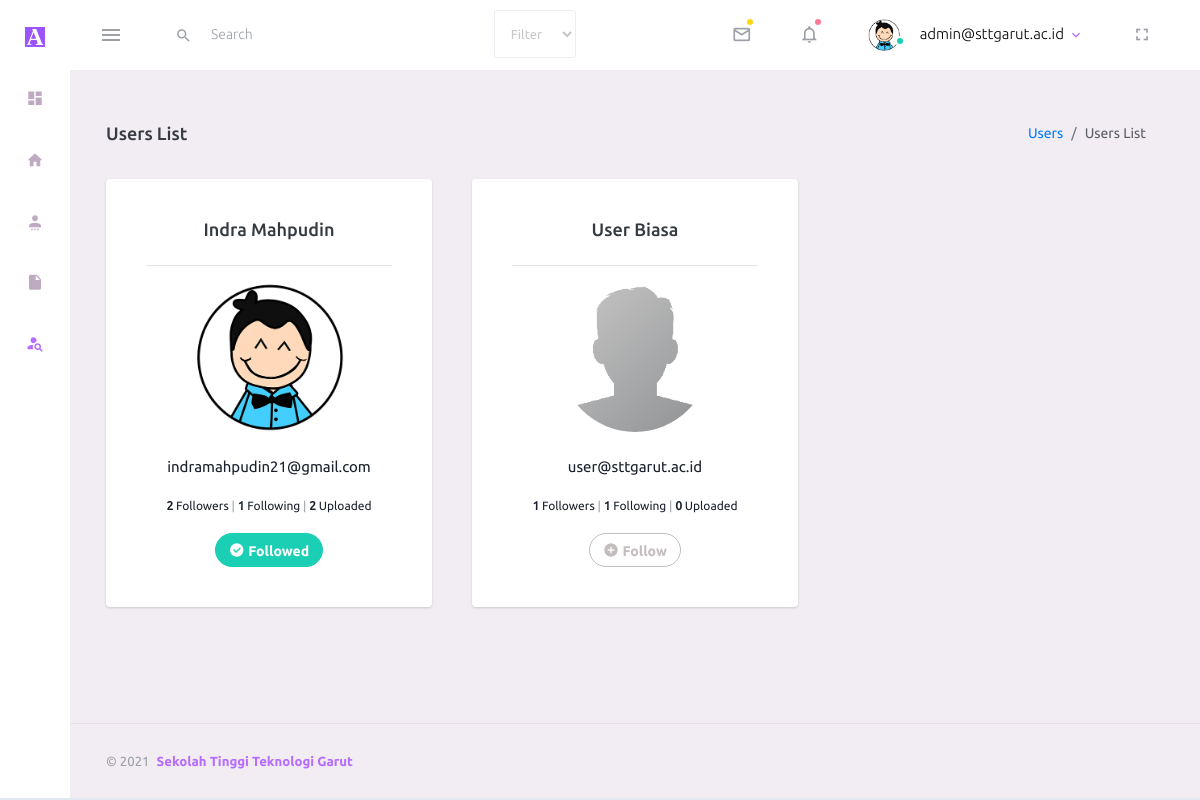
The app's page /menu/users.php (signed in) with its own data.
### tables this page shows
CREATE TABLE `tbl_user` (
  `user_id` int(11) NOT NULL,
  `username` varchar(150) DEFAULT NULL,
  `email` varchar(150) DEFAULT NULL,
  `image` varchar(150) DEFAULT NULL,
  `password` varchar(255) DEFAULT NULL,
  `role_id` int(11) DEFAULT NULL,
  `status` int(11) DEFAULT NULL,
  `date_created` int(11) DEFAULT NULL
);

### menu/users.php (the view, shortened to what this page needs)
<?php
include '../core/autoload.php';
require '../core/functions.php';
$user_id = $_SESSION['user_id'];
$users = query_assoc("SELECT * FROM `tbl_user` WHERE NOT `user_id` = $user_id AND NOT `role_id` = 1");
include '../templates/header.php';
include '../templates/navbar.php';
include '../templates/sidebar.php';
?>
<div class="main-panel">
   <div class="content-wrapper">
      <div class="page-header">
         <h3 class="page-title">Users List</h3>
         <nav aria-label="breadcrumb">
            <ol class="breadcrumb">
               <li class="breadcrumb-item"><a href="../menu/users.php">Users</a></li>
               <li class="breadcrumb-item active" aria-current="page">Users List</li>
            </ol>
         </nav>
      </div>
      <div class="row">
         <?php
         foreach ($users as $user) :
         ?>
            <div class="col-md-4">
               <div class="card">
                  <div class="card-body">
                     <h4 class="card-title mb-4 text-center"><?= $user['username'] ?></h4>
                     <hr class="mb-3">
                     <div class=" row d-flex flex-column text-center align-items-sm-center mb-4">
                        <a href="profile.php?id=<?= $user['user_id'] ?>">
                           <img src="../assets/profile/<?= $user['image'] ?>" style="object-fit: cover;" class="rounded-circle" width="150px" height="150px" alt="">
                        </a>
                     </div>
                     <p class="card-text text-center mb-3">
                        <?= $user['email'] ?>
                     </p>
                     <p class="card-text text-center mb-3">
                        <small><b><?= followers($user['user_id']) ?></b> Followers </small>
                        <small class="text-muted"> | </small>
                        <small><b><?= following($user['user_id']) ?></b> Following </small>
                        <small class="text-muted"> | </small>
                        <small><b><?= uploaded($user['user_id']) ?></b> Uploaded </small>
                     </p>
                     <div class="row d-flext flex-column text-center align-items-sm-center ">
                        <?php
                        btn_follow_rounded($_SESSION['user_id'], $user['user_id']);
                        ?>
                     </div>
                  </div>
               </div>
            </div>
         <?php endforeach; ?>
      </div>
   </div>
   <?php include '../templates/footer.php' ?>

### templates/header.php (shortened to what this page needs)
<!DOCTYPE html>
<html lang="en">
<head>
   <link rel="stylesheet" href="../assets/vendors/mdi/css/materialdesignicons.min.css">
   <link rel="stylesheet" href="../assets/vendors/css/vendor.bundle.base.css">
   <link rel="stylesheet" href="../assets/vendors/@fortawesome/fontawesome-free/css/all.min.css">
   <link rel="stylesheet" href="../assets/vendors/dataTables/bootstrap.css">
   <link rel="stylesheet" href="../assets/vendors/dataTables/dataTables.bootstrap4.min.css">
   <link rel="stylesheet" href="../assets/css/style.css">
   <link rel="stylesheet" href="../assets/css/profile.css">
</head>
<body class="sidebar-icon-only">
   <div class="container-scroller">

### templates/navbar.php (shortened to what this page needs)
<?php
$user_session = get_where("tbl_user", "user_id", $_SESSION['user_id']);
$s_keyword = "";
?>
<nav class="navbar default-layout-navbar col-lg-12 col-12 p-0 fixed-top d-flex flex-row">
   <div class="text-center navbar-brand-wrapper d-flex align-items-center justify-content-center">
      <a class="navbar-brand brand-logo-mini" href="../index.php"><img src="../assets/images/Academia.edu_logomini.svg" alt="logo" /></a>
   </div>
   <div class="navbar-menu-wrapper d-flex align-items-stretch">
      <button class="navbar-toggler navbar-toggler align-self-center" type="button" data-toggle="minimize">
         <span class="mdi mdi-menu"></span>
      </button>
      <div class="search-field col-5 d-none d-md-block">
         <form class="d-flex align-items-center h-100" action="" method="post">
            <div class="input-group ">
               <div class="input-group-prepend bg-transparent">
                  <i class="input-group-text border-0 mdi mdi-magnify"></i>
               </div>
               <input type="text" class="form-control bg-transparent border-0 search-form" placeholder="Search" type="text" name="s_keyword" id="s_keyword" value="<?php echo $s_keyword; ?>">
               <div class="input-group-prepend bg-transparent">
                  <select name="s_kategori" id="s_kategori" class="form-control">
                     <option value="" selected>Filter</option>
                  </select>
               </div>
            </div>
         </form>
      </div>
      <ul class="navbar-nav navbar-nav-right">
         <li class="nav-item dropdown">
            <a class="nav-link count-indicator dropdown-toggle" id="messageDropdown" href="#" data-toggle="dropdown" aria-expanded="false">
               <i class="mdi mdi-email-outline"></i>
               <span class="count-symbol bg-warning"></span>
            </a>
         </li>
         <li class="nav-item dropdown">
            <a class="nav-link count-indicator dropdown-toggle" id="notificationDropdown" href="#" data-toggle="dropdown">
               <i class="mdi mdi-bell-outline"></i>
               <span class="count-symbol bg-danger"></span>
            </a>
         </li>
         <li class="nav-item nav-profile dropdown">
            <a class="nav-link dropdown-toggle" id="profileDropdown" href="#" data-toggle="dropdown" aria-expanded="false">
               <div class="nav-profile-img">
                  <img src="../assets/profile/<?= $user_session['image'] ?>" alt="image">
                  <span class="availability-status online"></span>
               </div>
               <div class="nav-profile-text">
                  <p class="mb-1 text-black"><?= $_SESSION['login'] ?></p>
               </div>
            </a>
         </li>
         <li class="nav-item d-none d-lg-block full-screen-link">
            <a class="nav-link">
               <i class="mdi mdi-fullscreen" id="fullscreen-button"></i>
            </a>
         </li>
      </ul>
   </div>
</nav>
<div class="container-fluid page-body-wrapper pt-5">

### templates/sidebar.php (shortened to what this page needs)
<nav class="sidebar sidebar-offcanvas" id="sidebar">
   <ul class="nav">
      <li class="nav-item <?= ($_SESSION['role'] == 2) ? 'd-none' : ""; ?> ">
         <a class="nav-link" href="../menu/dashboard.php">
            <i class="mdi mdi-view-dashboard menu-icon"></i>
         </a>
      </li>
      <li class="nav-item">
         <a class="nav-link" href="../menu/home.php">
            <i class="mdi mdi-home menu-icon"></i>
         </a>
      </li>
      <li class="nav-item <?= ($_SESSION['role'] == 2) ? 'd-none' : ""; ?> ">
         <a class="nav-link" data-toggle="collapse" href="#user-management" aria-expanded="false" aria-controls="user-management">
            <i class="mdi mdi-account-settings menu-icon"></i>
         </a>
      </li>
      <li class="nav-item">
         <a class="nav-link" data-toggle="collapse" href="#file-management" aria-expanded="false" aria-controls="file-management">
            <i class="mdi mdi-file menu-icon"></i>
         </a>
      </li>
      <li class="nav-item">
         <a class="nav-link" href="../menu/users.php">
            <i class="mdi mdi-account-search menu-icon"></i>
         </a>
      </li>
   </ul>
</nav>

### core/functions.php (shortened to what this page needs)
<?php
include 'autoload.php';
function get_where($table, $where, $id)
{
   global $conn;
   $data = mysqli_fetch_assoc($conn->query("SELECT * FROM $table WHERE $where = $id"));
   return $data;
}
function query_assoc($sql)
{
   global $conn;
   $result = $conn->query($sql);
   $data = [];
   while ($row = mysqli_fetch_assoc($result)) {
      $data[] = $row;
   }
   return $data;
}
function isFollowed($id_user, $id_user_followed)
{
   global $conn;
   $result = mysqli_query($conn, "SELECT * FROM tbl_data_follow WHERE user_follower = '$id_user' AND user_followed = '$id_user_followed'");
   if (mysqli_fetch_assoc($result)) {
      return true;
   } else {
      return false;
   }
}
function followers($user_id)
{
   global $conn;
   $result = mysqli_query($conn, "SELECT * FROM tbl_data_follow WHERE user_followed = '$user_id'");
   return mysqli_num_rows($result);
}
function following($user_id)
{
   global $conn;
   $result = mysqli_query($conn, "SELECT * FROM tbl_data_follow WHERE user_follower = '$user_id'");
   return mysqli_num_rows($result);
}
function uploaded($user_id)
{
   global $conn;
   $result = mysqli_query($conn, "SELECT * FROM `tbl_file` WHERE `user_id` = '$user_id'");
   return mysqli_num_rows($result);
}
function btn_follow_rounded($id_session, $user_id)
{
   if ($id_session != $user_id) {
      if (isFollowed($id_session, $user_id)) {
         echo "
         <a href='?unfollow=1&id=$id_session&followed=$user_id' class='btn btn-sm btn-rounded btn-success'>
            <i class='mdi mdi-check-circle'></i>
            <span>Followed</span>
         </a>";
      } else {
         echo "
         <a href='?follow=1&id=$id_session&followed=$user_id' class='btn btn-sm btn-rounded btn-outline-secondary'>
            <i class='mdi mdi-plus-circle'></i>
            <span>Follow</span>
         </a>";
      }
   }
}

### templates/footer.php (shortened to what this page needs)
<footer class="footer">
   <div class="container-fluid clearfix">
      <span class="text-muted d-block text-center text-sm-left d-sm-inline-block">
         &copy; <?= date('Y'); ?>
         <a href="https://www.sttgarut.ac.id/" class="font-weight-bold ml-1 text-primary" target="_blank">Sekolah Tinggi Teknologi Garut</a>
      </span>
   </div>
</footer>
</div>
</div>
</div>
</body>
</html>

### assets/css/profile.css (style rules this page uses)
body { margin-top: 20px; color: #1a202c; text-align: left; background-color: #e2e8f0; }
.card { box-shadow: 0 1px 3px 0 rgba(0, 0, 0, .1), 0 1px 2px 0 rgba(0, 0, 0, .06); }
.card { position: relative; display: flex; flex-direction: column; min-width: 0; word-wrap: break-word; background-color: #fff; background-clip: border-box; border: 0 solid rgba(0, 0, 0, .125); border-radius: .25rem; }
.card-body { flex: 1 1 auto; min-height: 1px; padding: 1rem; }
.mb-3, .my-3 { margin-bottom: 1rem !important; }
.h-100 { height: 100% !important; }

### records on screen
tbl_user: image (picture)
tbl_user: username "Indra Mahpudin", image (picture), email "indramahpudin21@gmail.com", user_id "2", user_id "1"
tbl_user: username "User Biasa", image (placeholder picture), email "user@sttgarut.ac.id", user_id "1", user_id "0"

### other values on screen
$_SESSION['login'] "admin@sttgarut.ac.id"
